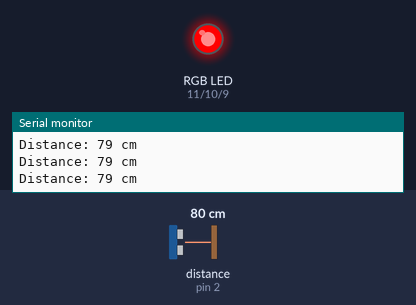
Simulated run of this sketch. Board: Arduino Uno, built with avr-gcc and run on an emulated ATmega328P. On the bench: an RGB LED mixed from three pins (HIGH = lit), the last lines printed to the serial monitor. Wiring (inferred from the names in the program): ultrasonic range finder: trigger pin 3; echo pin 2. The inputs (shaded band) are chosen by the test bench; at power-on: distance to the obstacle (sensor on pin 2) 80 cm. The echo pulse lasts 58.3 µs per cm; pins used as bus, display or sensor lines are not drawn.

Above: at 1.2 s.
1.3 s: distance to the obstacle (sensor on pin 2) set to 95 cm
2.8 s: distance to the obstacle (sensor on pin 2) set to 103 cm
At 3.6 s:
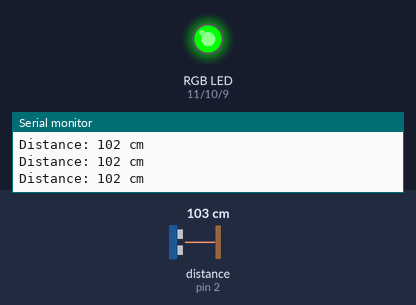
4.3 s: distance to the obstacle (sensor on pin 2) set to 198 cm
7.3 s: distance to the obstacle (sensor on pin 2) set to 206 cm
At 8.3 s:
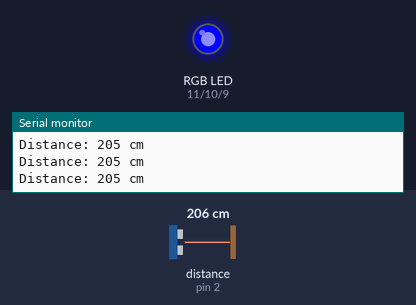
8.9 s: distance to the obstacle (sensor on pin 2) set to 9 cm
At 9.6 s:
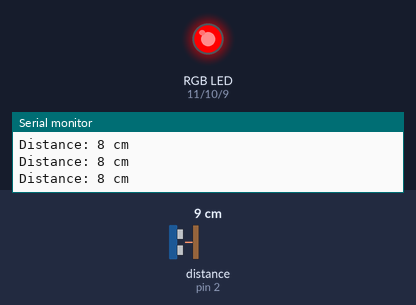
10.4 s: distance to the obstacle (sensor on pin 2) set to 120 cm
At 11.6 s:
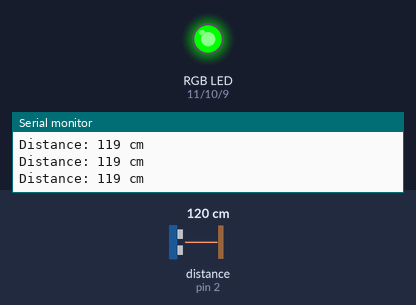
Timing chart, 0 to 12.9 s (numbered marks = the images above; inputs shaded):
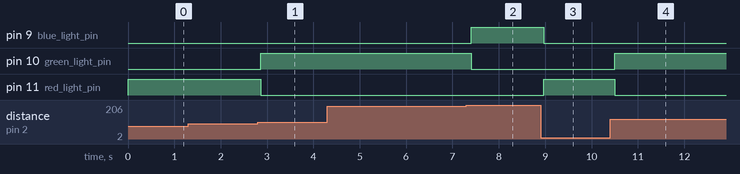

Measured:
- the behaviour switches between 100 and 101 cm on distance to the obstacle (sensor on pin 2) (found by bisection; images 0 and 1)
- the behaviour switches between 200 and 201 cm on distance to the obstacle (sensor on pin 2) (found by bisection; images 1 and 2)
- after the input at 2.8 s, pin 10 (green_light_pin): LOW → HIGH after 0.07 s; pin 11 (red_light_pin): HIGH → LOW after 0.07 s
- after the input at 7.3 s, pin 9 (blue_light_pin): LOW → HIGH after 0.10 s; pin 10 (green_light_pin): HIGH → LOW after 0.10 s
- after the input at 8.9 s, pin 9 (blue_light_pin): HIGH → LOW after 0.07 s; pin 11 (red_light_pin): LOW → HIGH after 0.07 s
- after the input at 10.4 s, pin 10 (green_light_pin): LOW → HIGH after 0.10 s; pin 11 (red_light_pin): HIGH → LOW after 0.10 s

The sketch:

Arduino_Tutorial_B.ino
```cpp
#define echoPin 2 // attach pin D2 Arduino to pin Echo of HC-SR04
#define trigPin 3 //attach pin D3 Arduino to pin Trig of HC-SR04

//define pins for RGB LED (or R, G and B LEDS)
#define red_light_pin 11
#define green_light_pin 10
#define blue_light_pin 9

// defines variables
long duration; // variable for the duration of sound wave travel
int distance; // variable for the distance measurement

void setup() {
  pinMode(trigPin, OUTPUT); // Sets the trigPin as an OUTPUT
  pinMode(echoPin, INPUT); // Sets the echoPin as an INPUT

  //Set LED pins to output
  pinMode(red_light_pin, OUTPUT);
  pinMode(green_light_pin, OUTPUT);
  pinMode(blue_light_pin, OUTPUT);

  Serial.begin(9600); //Serial Communication is starting with 9600 of baudrate speed
  Serial.println("Ultrasonic Sensor HC-SR04 Test"); // print some text in Serial Monitor
  Serial.println("with Arduino UNO R3");
}
void loop() {
  // Clears the trigPin condition
  digitalWrite(trigPin, LOW);
  delayMicroseconds(2);
  // Sets the trigPin HIGH (ACTIVE) for 10 microseconds
  digitalWrite(trigPin, HIGH);
  delayMicroseconds(10);
  digitalWrite(trigPin, LOW);
  // Reads the echoPin, returns the sound wave travel time in microseconds
  duration = pulseIn(echoPin, HIGH);
  // Calculating the distance
  distance = duration * 0.0343 / 2; // Speed of sound wave divided by 2 (go and back)


  //Turn on LED at duty cycle
  if(distance < 100){
    RGB_color(255, 0, 0); // Red
  }else if(distance >= 100 && distance < 200){
    RGB_color(0,255,0);//Green
  }else{
    RGB_color(0,0,255);//Blue
  }

  // Displays the distance on the Serial Monitor
  Serial.print("Distance: ");
  Serial.print(distance);
  Serial.println(" cm");
  delay(100);

}

//Helper function
void RGB_color(int red_light_value, int green_light_value, int blue_light_value)
 {
  analogWrite(red_light_pin, red_light_value);
  analogWrite(green_light_pin, green_light_value);
  analogWrite(blue_light_pin, blue_light_value);
}
```
